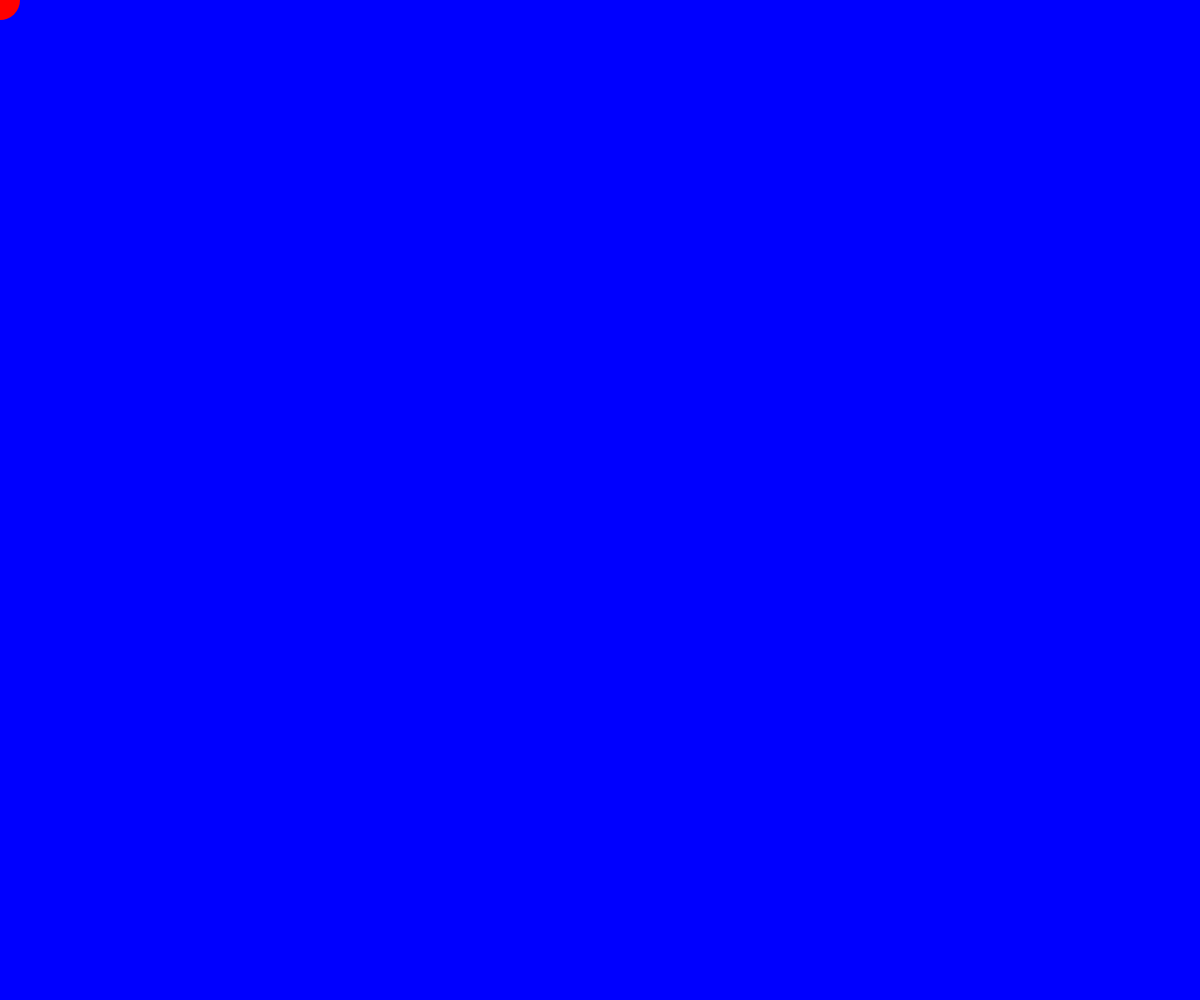
Frame 1 (no input)
Frame 60 (no input): identical to frame 1, image omitted
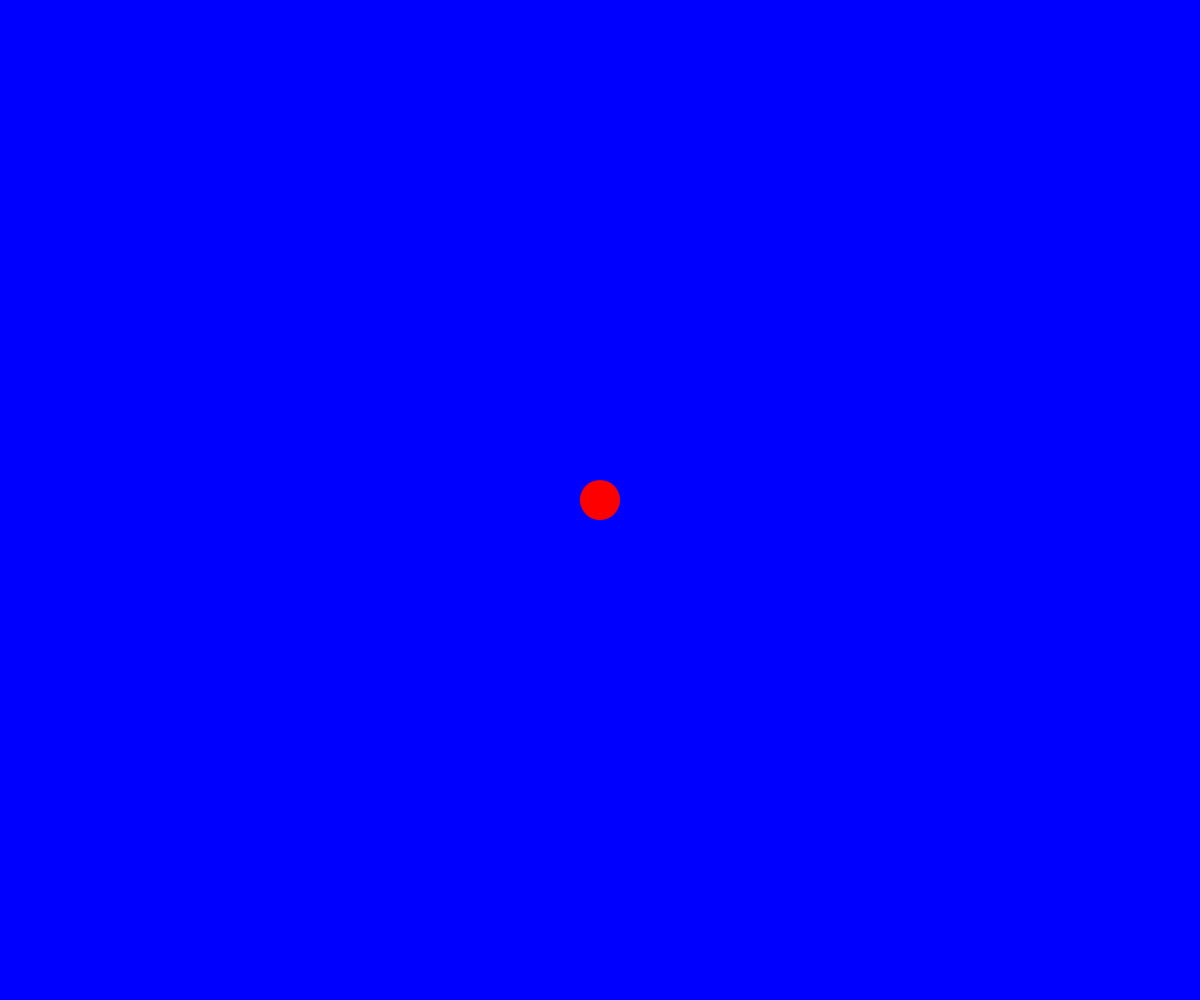
Frame 120 (the mouse pressed at the canvas centre since frame 60)

The p5.js sketch that drew these frames (run headless with seeded random() and noise() and a simulated clock; from frame 60 on, the mouse is pressed at the canvas centre):

// p5.js sketch
// ── sketch.js
function setup() {
  createCanvas(window.innerWidth, window.innerHeight);
}
let x = innerWidth / 2;
let y = innerHeight / 2;
let r = 40;
let a = 100;

let Dot = function() {
  this.r = r;
  this.a = a;
  this.x = mouseX;
  this.y = mouseY;

  this.draw = function() {
    fill(`rgba(255, 0, 0, ${this.a/100})`);
    noStroke();
    ellipse(this.x, this.y, this.r, this.r);
  };
  this.update = function() {
    if (this.a >= 1) {
      this.a -= 1;
    }
    if (this.r >= 1)
    this.r -= 1;
    this.draw();
  };
};
let dotArray = [];

function draw() {
  background("blue");

  fill(`rgba(255, 0, 0, 1)`);
  noStroke();
  ellipse(mouseX, mouseY, r, r);

  for (i = 0; i < dotArray.length; i++) {
    dotArray[i].update();
  }
  mouseDragged = function() {
    dotArray.push(new Dot());
  };
}
